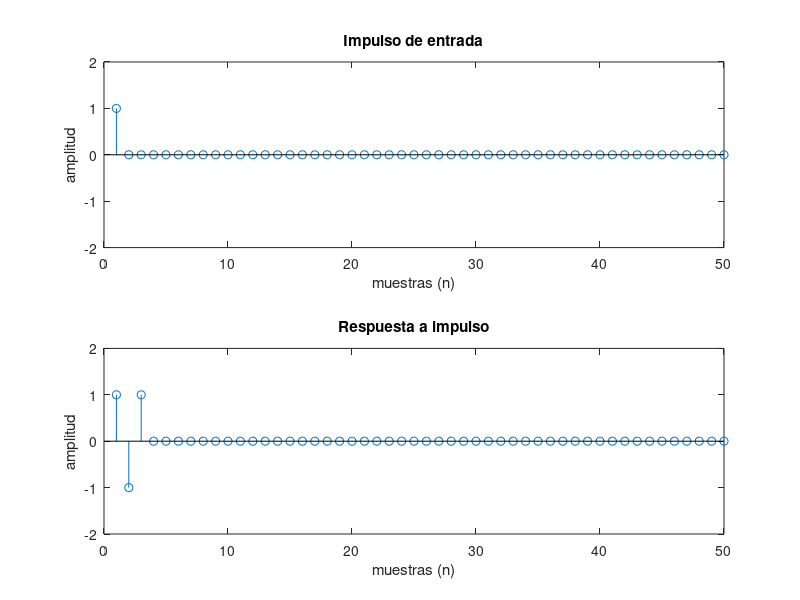

Reproduce this figure in MATLAB. (Note: this script raises an error after producing the figure.)
clc
close all

%% Pregunta 1.
% y(n) = x(n) - 2*cos(t)*x(n-1) + x(n-2)
close all

fs = 50;
n = 1:1:fs;
L = length(n);
t = pi/3;

x = zeros(1, L); x(1) = 1;
y = zeros(1, length(x));

y(1) = x(1);
y(2) = x(2) - 2*cos(t)*x(1);
for i = 3 : length(x)
    y(i) = x(i) - 2*cos(t)*x(i-1) + x(i-2);
end

subplot(2,1,1)
stem(n, x)
xlabel('muestras (n)'); ylabel('amplitud');
axis([0 L -2 2])
title('Impulso de entrada')

subplot(2,1,2)
stem(n, y)
xlabel('muestras (n)'); ylabel('amplitud');
axis([0 L -2 2])
title('Respuesta a impulso')

%% |H(w)| = |1 - 2cos(t)*e^(-jw) + e^(-2jw)|
close all

w_array = -pi:1e-3:pi;
yy1 = H1(w_array, pi/6);
yy2 = H1(w_array, pi/3);
yy3 = H1(w_array, pi/2);

plot(w_array, yy1)
hold on
plot(w_array, yy2)
plot(w_array, yy3)
axis([-pi pi -40 20]); xlabel('w (rad/s)'); ylabel('magnitud (dB)');
title('Magnitud de respuesta en frecuencia para distintos \theta')
hold off
legend('pi/6','pi/3','pi/2')

%% pregunta 2
r_p = 0.7;
b0 = 1-r_p;

for i = 1:length(x)
    if (i-2>0)
        y(i) = b0*x(i-2) + 2*r_p*cos(t)*y(i-1) - r_p^2*y(i-2);
    else
        y(i) = 0;
    end
end
subplot(2,1,1)
stem(n, x)
xlabel('muestras (n)'); ylabel('amplitud');
title('Impulso de entrada')

subplot(2,1,2)
stem(n, y)
xlabel('muestras (n)'); ylabel('amplitud');
title('Respuesta a impulso')
%% |H(w)| = |1 - 2cos(t)*e^(-jw) + e^(-2jw)|
close all

w_array = -pi:1e-3:pi;
yy1 = H2(w_array, 0.99);
yy2 = H2(w_array, 0.9);
yy3 = H2(w_array, 0.7);

plot(w_array, yy1)
hold on
plot(w_array, yy2)
plot(w_array, yy3)
axis([-pi pi -40 20]); xlabel('w (rad/s)'); ylabel('magnitud (dB)');
title('Magnitud de respuesta en frecuencia para distintos \theta')
hold off
legend('pi/6','pi/3','pi/2')

%% p3 FILTRAR CON FIR LA SEÑAL NSPEECH
fn= 1685/fs;
w_arr0 = -pi:2*pi/length(nspeech):pi-2*pi/length(nspeech);

y = FIR_filter(nspeech,fn);
w_arr1 = -pi:2*pi/length(y):pi-2*pi/length(y);

r = 0.99;
theta = 2*pi*fn;
%parámetros
b0 = 1;
b1 = -r*cos(theta);
b2 = r^2;  
B = [b0 b1 b2];
A = 1;

yfi=filter(A, B, nspeech); %FORMA DIRECTA 2 TRANSPUESTA
figure()
plot(w_arr0, abs(fftshift(fft(nspeech))));
hold on 
%plot(w_arr0, abs(fftshift(fft(yfi))));
plot(w_arr1, abs(fftshift(fft(y))));
axis([-pi pi -20 330]); xlabel('w (rad/s)'); ylabel('magnitud (dB)');
title('Magnitud de respuesta en frecuencia para distintos \theta')
hold off
%legend('nspeech','filter','FIR filter')
%%  FILTRAR  CON IRR LA SEÑAL PCM
b_k = [1 -r];
a1 = -r*cos(theta);
a2 = r^2;
a_k = [a1 a2];

filtered_pcm= IIR_filter( pcm, b_k, a_k);
%%
paso = (2*pi/(length(pcm)));
w_arr = -pi:paso:pi-paso;
z = fftshift(fft(pcm));
z2 = fftshift(fft(filtered_pcm));


%y_pcm = H2(w_arr, 0.99);
%y_fpcm =  H2(w_arr, 0.99);
figure()
plot(w_arr, abs(z))
hold on
plot(w_arr, abs(z2))
axis([-pi pi -20 330]); xlabel('w (rad/s)'); ylabel('magnitud (dB)');
title('Magnitud de respuesta en frecuencia para distintos \theta')
hold off
legend('pcm','pcm filtered')
%%
[xn ,fs]=audioread('bfunkcrop.wav');
T = 1/fs;
L = length(xn);
t = (0:L-1)*T;

Y = fft(xn,nf);
f = fs/2*linspace(0,1,nf/2+1);
plot(f,abs(Y(1:nf/2+1)));
%% Ventana h[n]

wc = 2*pi/3;
N = 101;
h = zeros(1,N);
nn = -(N-1)/2:(N-1)/2;

for n=1:N
   h(n) = wc/pi * sinc(wc/pi* (n-(N-1)/2));
end
figure()
stem(nn,h)

[H,w]=DTFT(h,N);
figure()
plot(w,abs(H))
%% VENTANAS





%% FUNCIONES
% filtro 
function y = H1(w, t)
    y = abs(1 - 2*cos(t)*exp(-1i*w) + exp(-2*1i*w));
    y = 20*log10(y);
end

function y = H2(w, r)
    y = (1-r)./abs((1 - 2*r*cos(2*pi*0.210625000000000)*exp(-1i*w) + r^2*exp(-2*1i*w)));
    y = 20*log10(y);
end

% Filtro FIR por convolución 
function y = FIR_filter(x,fn) % r = 1 theta = 2*pi*fn
    r = 0.9;
    theta = 2*pi*fn;
    %parámetros
    b0 = 1;
    b1 = -r*cos(theta);
    b2 = r^2;  

    b = [b0 b1 b2];
    a = 1;
    h = b/a;
    y = conv(h,x);
end

% Filtro IIR ec de dif. coef A B
function y = IIR_filter( x, bCoeff, aCoeff)
    y = zeros(size(x));
    for i = 1:length(x)

        if i < 2
            y(i) = bCoeff(1)*x(i);        
        elseif (1<i)<3
            y(i) = bCoeff(1)*x(i)+bCoeff(2)*x(i-1)-aCoeff(1)*y(i-1);
        else
            y(i) = bCoeff(1)*x(i)+bCoeff(2)*x(i-1)-aCoeff(1)*y(i-1)-aCoeff(2)*y(i-2);
        end
    end
end
   
